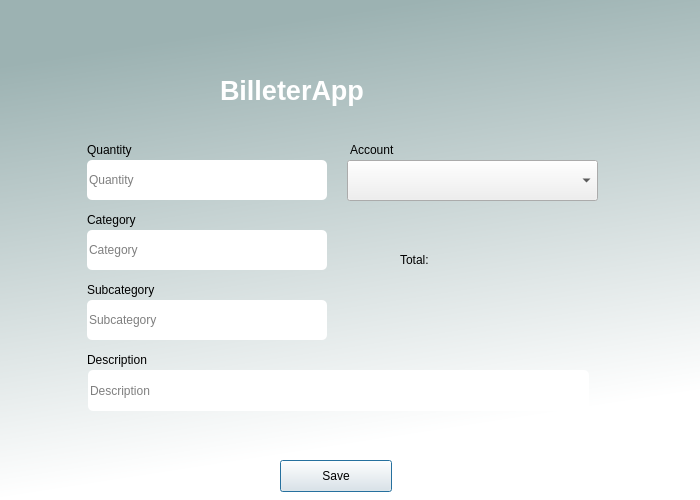
<?xml version="1.0" encoding="UTF-8"?>
<ui version="4.0">
 <class>BilleteraApp</class>
 <widget class="QDialog" name="BilleteraApp">
  <property name="geometry">
   <rect>
    <x>0</x>
    <y>0</y>
    <width>700</width>
    <height>500</height>
   </rect>
  </property>
  <property name="windowTitle">
   <string>Dialog</string>
  </property>
  <property name="sizeGripEnabled">
   <bool>false</bool>
  </property>
  <property name="modal">
   <bool>false</bool>
  </property>
  <widget class="QWidget" name="widget" native="true">
   <property name="geometry">
    <rect>
     <x>0</x>
     <y>0</y>
     <width>700</width>
     <height>500</height>
    </rect>
   </property>
   <property name="styleSheet">
    <string notr="true">QWidget#widget{
background-color:qlineargradient(spread:pad, x1:0, y1:0, x2:0.207, y2:0.954545, stop:0.132159 rgba(156, 178, 178, 255), stop:1 rgba(255, 255, 255, 255))}</string>
   </property>
   <widget class="QLabel" name="label">
    <property name="geometry">
     <rect>
      <x>220</x>
      <y>70</y>
      <width>251</width>
      <height>41</height>
     </rect>
    </property>
    <property name="text">
     <string>&lt;html&gt;&lt;head/&gt;&lt;body&gt;&lt;p&gt;&lt;span style=&quot; font-size:20pt; font-weight:600; color:#ffffff;&quot;&gt;BilleterApp&lt;/span&gt;&lt;/p&gt;&lt;/body&gt;&lt;/html&gt;</string>
    </property>
   </widget>
   <widget class="QLineEdit" name="quantity_line">
    <property name="geometry">
     <rect>
      <x>87</x>
      <y>160</y>
      <width>240</width>
      <height>40</height>
     </rect>
    </property>
    <property name="toolTip">
     <string/>
    </property>
    <property name="styleSheet">
     <string notr="true">background-color: rgb(255, 255, 255);
border-radius:5px;
</string>
    </property>
    <property name="text">
     <string/>
    </property>
    <property name="frame">
     <bool>false</bool>
    </property>
    <property name="placeholderText">
     <string>Quantity</string>
    </property>
   </widget>
   <widget class="QLineEdit" name="category_line">
    <property name="geometry">
     <rect>
      <x>87</x>
      <y>230</y>
      <width>240</width>
      <height>40</height>
     </rect>
    </property>
    <property name="toolTip">
     <string/>
    </property>
    <property name="styleSheet">
     <string notr="true">background-color: rgb(255, 255, 255);
border-radius:5px;
</string>
    </property>
    <property name="text">
     <string/>
    </property>
    <property name="frame">
     <bool>false</bool>
    </property>
    <property name="placeholderText">
     <string>Category</string>
    </property>
   </widget>
   <widget class="QLineEdit" name="subcategory_line">
    <property name="geometry">
     <rect>
      <x>87</x>
      <y>300</y>
      <width>240</width>
      <height>40</height>
     </rect>
    </property>
    <property name="toolTip">
     <string/>
    </property>
    <property name="styleSheet">
     <string notr="true">background-color: rgb(255, 255, 255);
border-radius:5px;
</string>
    </property>
    <property name="text">
     <string/>
    </property>
    <property name="frame">
     <bool>false</bool>
    </property>
    <property name="placeholderText">
     <string>Subcategory</string>
    </property>
   </widget>
   <widget class="QLabel" name="quantity_label">
    <property name="geometry">
     <rect>
      <x>87</x>
      <y>140</y>
      <width>131</width>
      <height>20</height>
     </rect>
    </property>
    <property name="text">
     <string>Quantity</string>
    </property>
   </widget>
   <widget class="QLabel" name="category_label">
    <property name="geometry">
     <rect>
      <x>87</x>
      <y>210</y>
      <width>131</width>
      <height>20</height>
     </rect>
    </property>
    <property name="text">
     <string>Category</string>
    </property>
   </widget>
   <widget class="QLabel" name="subcategory_label">
    <property name="geometry">
     <rect>
      <x>87</x>
      <y>280</y>
      <width>131</width>
      <height>20</height>
     </rect>
    </property>
    <property name="text">
     <string>Subcategory</string>
    </property>
   </widget>
   <widget class="QLabel" name="description_label">
    <property name="geometry">
     <rect>
      <x>87</x>
      <y>350</y>
      <width>131</width>
      <height>20</height>
     </rect>
    </property>
    <property name="text">
     <string>Description</string>
    </property>
   </widget>
   <widget class="QPushButton" name="save_button">
    <property name="geometry">
     <rect>
      <x>280</x>
      <y>460</y>
      <width>112</width>
      <height>32</height>
     </rect>
    </property>
    <property name="text">
     <string>Save</string>
    </property>
   </widget>
   <widget class="QComboBox" name="accounts_comboBox">
    <property name="geometry">
     <rect>
      <x>347</x>
      <y>160</y>
      <width>251</width>
      <height>41</height>
     </rect>
    </property>
   </widget>
   <widget class="QLabel" name="account_label">
    <property name="geometry">
     <rect>
      <x>350</x>
      <y>140</y>
      <width>140</width>
      <height>20</height>
     </rect>
    </property>
    <property name="text">
     <string>Account</string>
    </property>
   </widget>
   <widget class="QLineEdit" name="description_line">
    <property name="geometry">
     <rect>
      <x>88</x>
      <y>370</y>
      <width>501</width>
      <height>41</height>
     </rect>
    </property>
    <property name="toolTip">
     <string/>
    </property>
    <property name="styleSheet">
     <string notr="true">background-color: rgb(255, 255, 255);
border-radius:5px;
</string>
    </property>
    <property name="text">
     <string/>
    </property>
    <property name="frame">
     <bool>false</bool>
    </property>
    <property name="placeholderText">
     <string>Description</string>
    </property>
   </widget>
   <widget class="QLabel" name="total_label">
    <property name="geometry">
     <rect>
      <x>400</x>
      <y>250</y>
      <width>191</width>
      <height>20</height>
     </rect>
    </property>
    <property name="text">
     <string>Total: </string>
    </property>
   </widget>
  </widget>
 </widget>
 <tabstops>
  <tabstop>accounts_comboBox</tabstop>
  <tabstop>quantity_line</tabstop>
  <tabstop>category_line</tabstop>
  <tabstop>subcategory_line</tabstop>
  <tabstop>description_line</tabstop>
  <tabstop>save_button</tabstop>
 </tabstops>
 <resources/>
 <connections/>
</ui>
